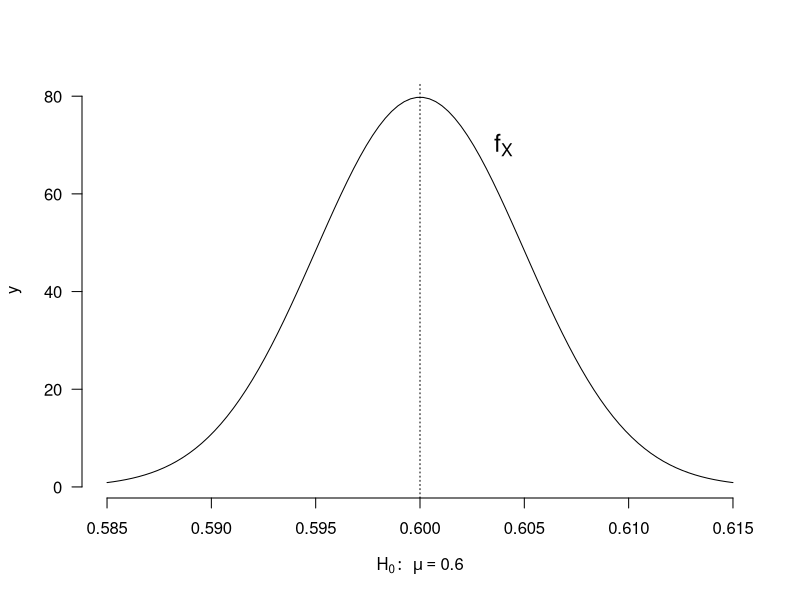
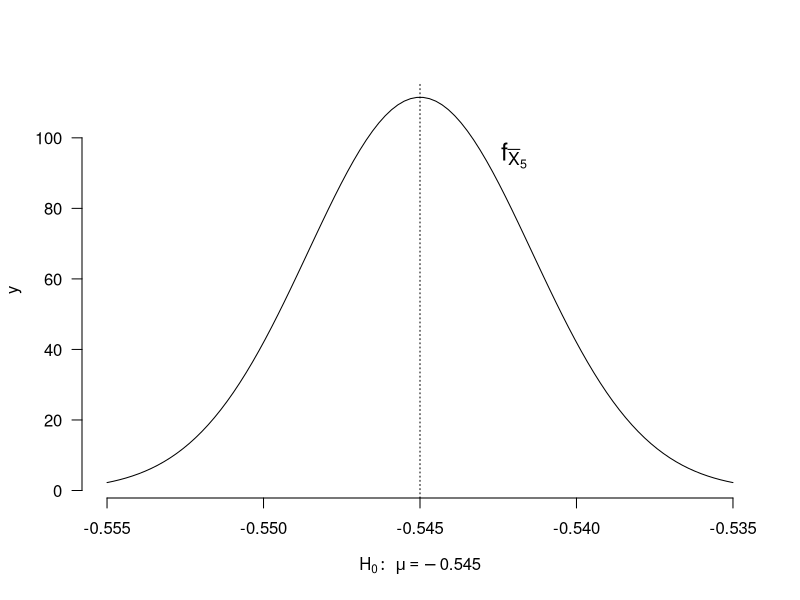
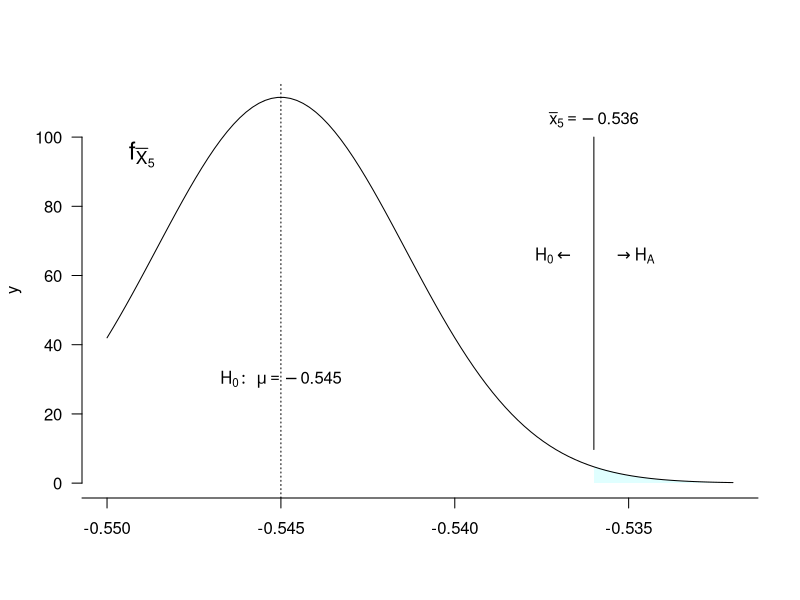
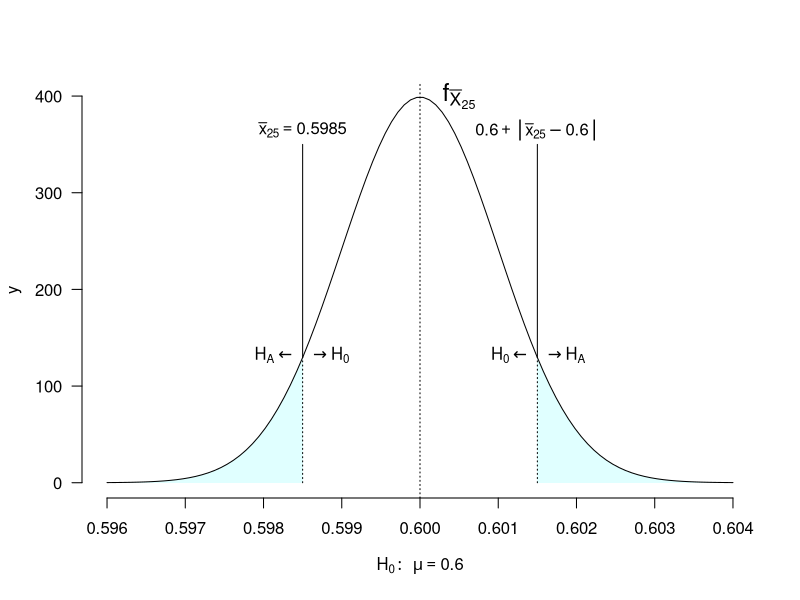

Reproduce these figures in R, in order.
# TODO: Add comment
# 
# Author: ortellic
###############################################################################


pdf(file="grafici/densityPenneSfereH0.pdf")

f <- function(x) {
	exp(-1/(2*0.005^2)*(x-0.6)^2)/sqrt(2*pi)/5*1000
}

x <- seq(0.585,0.615,length.out = 100)
y <- f(x)

plot(x,y,type="l",axes=FALSE,
		xlab=expression(H[0]:~ ~mu==0.60),ylab="y")
abline(v=0.6,lty=3)

Axis(at=seq(0.585,0.615,by=0.005),side=1)
Axis(side=2,las=1)
text(0.604,70,expression(f[X]),cex=1.5)

dev.off()


pdf(file="grafici/densityLatteH0.pdf")
f <- function(x) {
	sigma2=0.008^2/5
	exp(-1/(2*sigma2)*(x+0.545)^2)/sqrt(2*pi*sigma2)
}


x <- seq(-0.555,-0.535,length.out = 100)
y <- f(x)

plot(x,y,type="l",axes=FALSE, 
		xlab=expression(H[0]:~ ~mu==-0.545),ylab="y")
abline(v=-0.545,lty=3)
Axis(at=seq(-0.555,-0.535,by=0.005),side=1)
Axis(side=2,las=1)
text(-0.542,95,expression(f[bar(X)[5]]),cex=1.5)


dev.off()


pdf(file="grafici/densityLatteH0Pvalore.pdf")
f <- function(x) {
	sigma2=0.008^2/5
	exp(-1/(2*sigma2)*(x+0.545)^2)/sqrt(2*pi*sigma2)
}


x <- seq(-0.550,-0.532,length.out = 100)
y <- f(x)

xPol <- c(-0.536,seq(-0.536,-0.525,by=0.001))
yPol <- c(0,f(xPol),0)
xPol <- c(-0.536,xPol,-0.525)

plot(x,y,type="l",axes=FALSE, 
		xlab="",
		ylab="y",
		panel.first=polygon(xPol,yPol,col="lightcyan",border = NA))

abline(v=-0.545,lty=3)
lines(x=c(-0.536,-0.536),y=c(f(-0.536)+5,100))

Axis(at=seq(-0.555,-0.530,by=0.005),side=1)
Axis(side=2,las=1)
text(-0.549,95,expression(f[bar(X)[5]]),cex=1.5)

text(-0.536,65,expression(phantom(0) %->% H[A]),cex=1,pos=4)
text(-0.536,65,expression(H[0] %<-% phantom(0)),cex=1,pos=2)
text(-0.545,30,expression(H[0]:~ ~mu==-0.545),cex=1)
text(-0.536,105,expression(bar(x)[5]==-0.536),cex=1)

dev.off()





pdf(file="grafici/densityPenneSfereH0Pvalore.pdf")

f <- function(x) {
	sigma2=0.001^2
	exp(-1/(2*sigma2)*(x-0.6)^2)/sqrt(2*pi*sigma2)
}


x <- seq(0.596,0.604,length.out = 100)
y <- f(x)

xPol1 <- c(0.596,seq(0.596,0.5985,by=0.0001))
yPol1 <- c(0,f(xPol1),0)
xPol1 <- c(0.596,xPol1,0.5985)

xPol2 <- c(0.6015,seq(0.6015,0.604,by=0.0001))
yPol2 <- c(0,f(xPol2),0)
xPol2 <- c(0.6015,xPol2,0.604)

xPol <- c(xPol1,NA,xPol2)
yPol <- c(yPol1,NA,yPol2)


plot(x,y,type="l",axes=FALSE, 
		xlab=expression(H[0]:~ ~mu==0.6),
		ylab="y",
		panel.first=polygon(xPol,yPol,col="lightcyan",border = NA)
)

Axis(at=seq(0.596,0.604,by=0.001),side=1)
Axis(side=2,las=1)

abline(v=0.6,lty=3)
lines(x=c(0.6015,0.6015),y=c(0,f(0.6015)),lty=3)
lines(x=c(0.5985,0.5985),y=c(0,f(0.5985)),lty=3)
lines(x=c(0.6015,0.6015),y=c(f(0.6015),350))
lines(x=c(0.5985,0.5985),y=c(f(0.5985),350))


text(0.6005,400,expression(f[bar(X)[25]]),cex=1.5)
text(0.5985,365,expression(bar(x)[25]==0.5985),cex=1)
text(0.6015,365,expression(0.6 + group("|",bar(x)[25]-0.6,"|")),cex=1)

text(0.6015-0.00016,f(0.6015),expression(phantom(0) %->% H[A]),cex=1,pos=4)
text(0.6015+0.00016,f(0.6015),expression(H[0] %<-% phantom(0)),cex=1,pos=2)
text(0.5985+0.00016,f(0.5985),expression(H[A] %<-% phantom(0)),cex=1,pos=2)
text(0.5985-0.00016,f(0.5985),expression(phantom(0) %->% H[0]),cex=1,pos=4)

dev.off()
